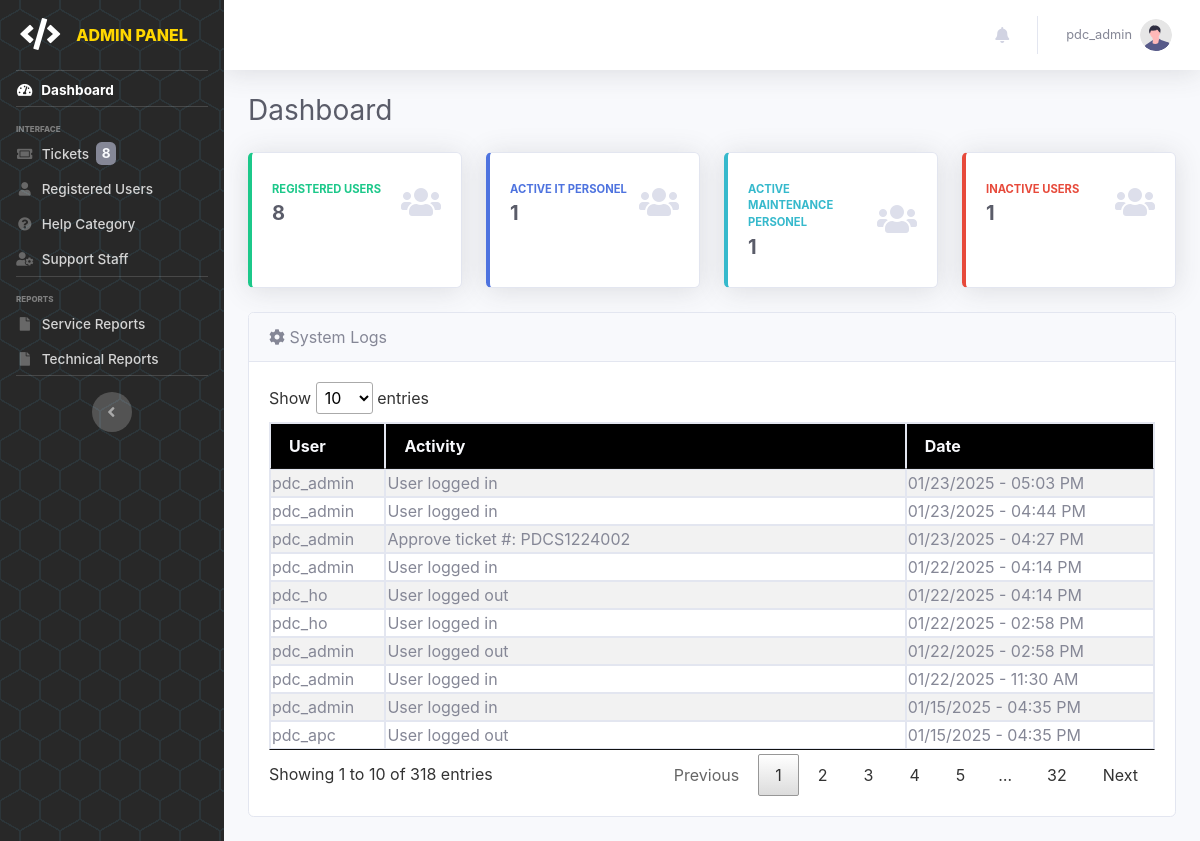
The app's page /pages/admin/dashboard (signed in) with its own data.
### tables this page shows
CREATE TABLE `tbl_auditlog` (
  `id` int(100) NOT NULL,
  `user_id` varchar(100) NOT NULL,
  `activity` varchar(2000) NOT NULL,
  `type` varchar(100) NOT NULL,
  `date_posted` datetime(6) NOT NULL DEFAULT current_timestamp(6)
);

CREATE TABLE `tbl_useraccounts` (
  `id` int(11) NOT NULL,
  `name` varchar(100) NOT NULL,
  `username` varchar(100) NOT NULL,
  `password` varchar(255) NOT NULL,
  `role` enum('admin','it-admin','maintenance-admin','office','outlet','it','maintenance') NOT NULL,
  `status` enum('Active','Inactive') NOT NULL DEFAULT 'Active',
  `created` datetime(6) DEFAULT current_timestamp(6),
  `updated` datetime(6) DEFAULT current_timestamp(6) ON UPDATE current_timestamp(6)
);

### pages/admin/admin.dashboard.php (the view)
<?php
    include('admin.header.php');
?>
    <div class="container-fluid">
        <div class="d-sm-flex align-items-center justify-content-between mb-4">
            <h1 class="h3 mb-0 text-gray-800">Dashboard</h1>
        </div>
        <div class="row">
            <div class="col-xl-3 col-md-6 mb-4">
                <div class="card border-left-success shadow h-100 py-2">
                    <div class="card-body">
                        <div class="row no-gutters align-items-center">
                            <div class="col mr-2">
                                <div class="text-xs font-weight-bold text-success text-uppercase mb-1">
                                    Registered Users</div>
                                <div class="h5 mb-0 font-weight-bold text-gray-800">
                                    <?php
                                        $acc_qry = "SELECT COUNT(*) FROM tbl_useraccounts WHERE status='Active' AND id != '1'";
                                        $result = mysqli_query($conn, $acc_qry) or die(mysqli_error($conn));
                                        while ($row = mysqli_fetch_array($result)) {
                                            if($row[0] <= 0) {
                                                echo "0";
                                            }
                                            else {
                                                echo "$row[0]";
                                            }
                                        }
                                    ?>
                                </div>
                            </div>
                            <div class="col-auto">
                                <i class="fas fa-users fa-2x text-gray-300"></i>
                            </div>
                        </div>
                    </div>
                </div>
            </div>
            <div class="col-xl-3 col-md-6 mb-4">
                <div class="card border-left-primary shadow h-100 py-2">
                    <div class="card-body">
                        <div class="row no-gutters align-items-center">
                            <div class="col mr-2">
                                <div class="text-xs font-weight-bold text-primary text-uppercase mb-1">
                                    Active IT Personel</div>
                                <div class="h5 mb-0 font-weight-bold text-gray-800"><?php echo '1';?></div>
                            </div>
                            <div class="col-auto">
                                <i class="fas fa-users fa-2x text-gray-300"></i>
                            </div>
                        </div>
                    </div>
                </div>
            </div>
            <div class="col-xl-3 col-md-6 mb-4">
                <div class="card border-left-info shadow h-100 py-2">
                    <div class="card-body">
                        <div class="row no-gutters align-items-center">
                            <div class="col mr-2">
                                <div class="text-xs font-weight-bold text-info text-uppercase mb-1">Active Maintenance Personel
                                </div>
                                <div class="row no-gutters align-items-center">
                                    <div class="col-auto">
                                        <div class="h5 mb-0 mr-3 font-weight-bold text-gray-800"><?php echo '1';?></div>
                                    </div>
                                </div>
                            </div>
                            <div class="col-auto">
                                <i class="fas fa-users fa-2x text-gray-300"></i>
                            </div>
                        </div>
                    </div>
                </div>
            </div>
            <div class="col-xl-3 col-md-6 mb-4">
                <div class="card border-left-danger shadow h-100 py-2">
                    <div class="card-body">
                        <div class="row no-gutters align-items-center">
                            <div class="col mr-2">
                                <div class="text-xs font-weight-bold text-danger text-uppercase mb-1">
                                    Inactive Users</div>
                                <div class="h5 mb-0 font-weight-bold text-gray-800">
                                    <?php
                                        $inacc_qry = "SELECT COUNT(*) FROM tbl_useraccounts WHERE status='Inactive'";
                                        $result4 = mysqli_query($conn, $inacc_qry) or die(mysqli_error($conn));
                                        while ($row4 = mysqli_fetch_array($result4)) {
                                            if($row4[0] <= 0) {
                                                echo "0";
                                            }
                                            else {
                                                echo "$row4[0]";
                                            }
                                        }
                                    ?>
                                </div>
                            </div>
                            <div class="col-auto">
                                <i class="fas fa-users fa-2x text-gray-300"></i>
                            </div>
                        </div>
                    </div>
                </div>
            </div>
        </div>
        <div class="row">
            <div class="col-lg-12">
                <div class="card mb-4">
                    <div class="card-header">
                        <i class="fas fa-gear"></i>&nbsp;System Logs
                    </div>
                    <div class="card-body">
                        <div class="table-responsive">
                            <table class="table table-bordered table-striped table-sm w-100" id="syslogtbl">
                                <thead class="bg-dark text-light">
                                    <th>User</th>
                                    <th>Activity</th>
                                    <th>Date</th>
                                </thead>
                                <tbody>
                                <?php
                                    $adlog_qry = mysqli_query($conn, "SELECT a.*, u.username FROM tbl_auditlog a LEFT JOIN tbl_useraccounts u ON a.user_id = u.id ORDER BY a.date_posted DESC;");
                                    while($adlog_res=mysqli_fetch_array($adlog_qry)){
                                        $createDT = new DateTime($adlog_res["date_posted"]);
                                ?>
                                <tr>
                                    <td><?php echo $adlog_res['username']; ?></td>
                                    <td><?php echo $adlog_res['activity']; ?></td>
                                    <td><?php echo $formattedDate = $createDT->format('m/d/Y - h:i A'); ?></td>
                                </tr>
                                <?php } ?>
                                </tbody>
                            </table>
                        </div>
                    </div>
                </div>
            </div>
        </div>
    </div>
<?php include('admin.footer.php'); ?>

### records on screen
tbl_auditlog: user.username "pdc_admin", activity "User logged in", date_posted "01/23/2025 - 05:03 PM"
tbl_auditlog: user.username "pdc_admin", activity "User logged in", date_posted "01/23/2025 - 04:44 PM"
tbl_auditlog: user.username "pdc_admin", activity "Approve ticket #: PDCS1224002", date_posted "01/23/2025 - 04:27 PM"
tbl_auditlog: user.username "pdc_admin", activity "User logged in", date_posted "01/22/2025 - 04:14 PM"
tbl_auditlog: user.username "pdc_ho", activity "User logged out", date_posted "01/22/2025 - 04:14 PM"
tbl_auditlog: user.username "pdc_ho", activity "User logged in", date_posted "01/22/2025 - 02:58 PM"
tbl_auditlog: user.username "pdc_admin", activity "User logged out", date_posted "01/22/2025 - 02:58 PM"
tbl_auditlog: user.username "pdc_admin", activity "User logged in", date_posted "01/22/2025 - 11:30 AM"
tbl_auditlog: user.username "pdc_admin", activity "User logged in", date_posted "01/15/2025 - 04:35 PM"
tbl_auditlog: user.username "pdc_apc", activity "User logged out", date_posted "01/15/2025 - 04:35 PM"

### other values on screen
$ticket_cnt "8"
$_SESSION['username'] "pdc_admin"
$row[0] "8"
$row4[0] "1"
